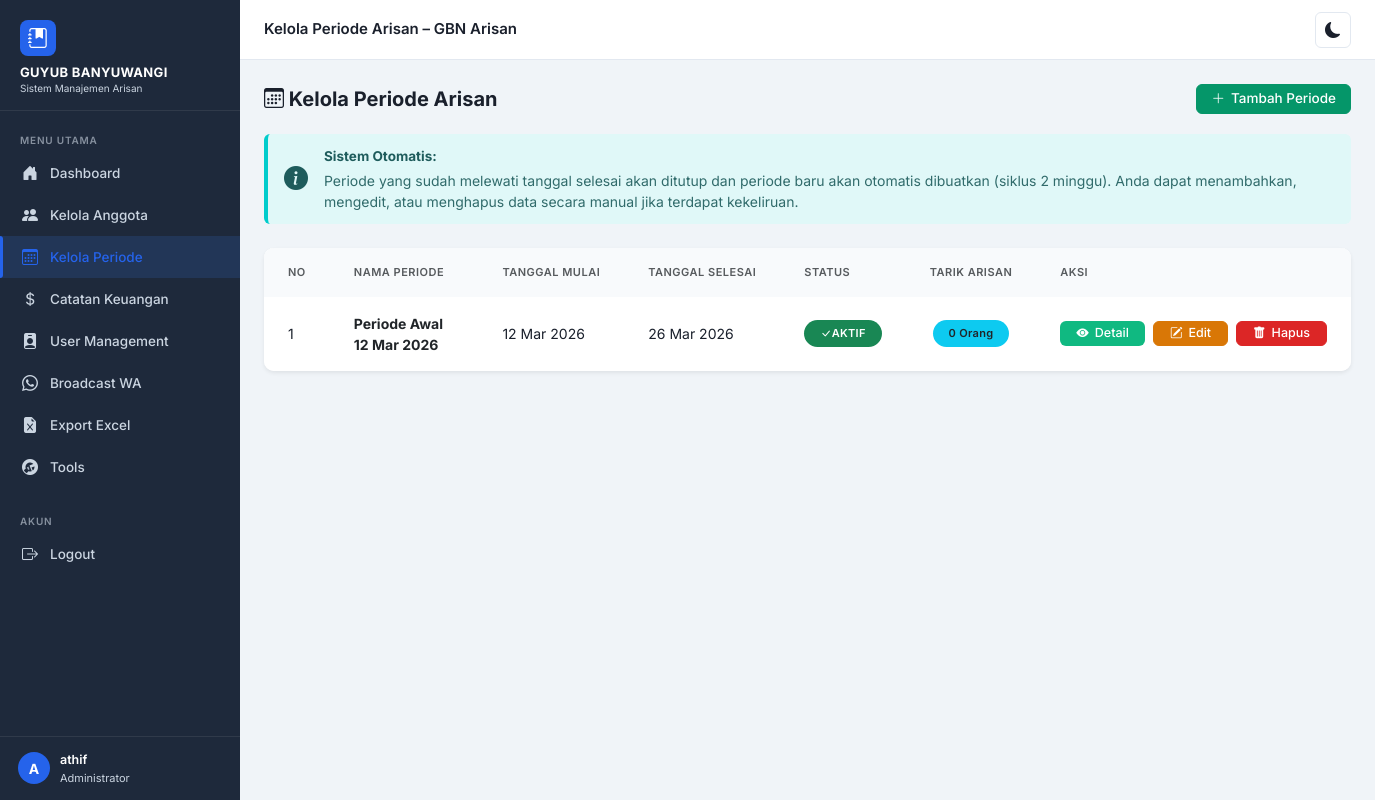
The app's page /periode.php (signed in) with its own data.
### tables this page shows
CREATE TABLE `periode` (
  `id` int(11) NOT NULL,
  `nama_periode` varchar(100) NOT NULL,
  `tanggal_mulai` date NOT NULL,
  `tanggal_selesai` date NOT NULL,
  `status` enum('aktif','selesai') NOT NULL DEFAULT 'aktif'
);

### periode.php (the view, shortened to what this page needs)
<?php
include 'config/koneksi.php';
include 'partials/header.php';
?>
<body class="app-wrapper">
    <?php include 'partials/navbar.php'; ?>
    <div class="page-header d-flex justify-content-between align-items-center flex-wrap gap-2">
        <div>
            <h1><i class="bi bi-calendar3"></i> Kelola Periode Arisan</h1>
        </div>
        <button class="btn btn-success" data-bs-toggle="modal" data-bs-target="#modalAdd">
            <i class="bi bi-plus-lg"></i> Tambah Periode
        </button>
    </div>
    <div class="alert alert-info d-flex align-items-center gap-3 mb-4"
        style="background-color: #e0f8f8; border: none; border-left: 4px solid #00cccc; color: #1e5c5c;">
        <div>
            <i class="bi bi-info-circle-fill fs-4"></i>
        </div>
        <div>
            <div class="fw-bold mb-1">Sistem Otomatis:</div>
            <div style="font-size: 14px; opacity: 0.9;">
                Periode yang sudah melewati tanggal selesai akan ditutup dan periode baru akan otomatis dibuatkan
                (siklus 2 minggu). Anda dapat menambahkan, mengedit, atau menghapus data secara manual jika terdapat
                kekeliruan.
            </div>
        </div>
    </div>
    <div class="card shadow-sm border-0">
        <div class="card-body-tight">
            <div class="table-container" style="border:none">
                <table class="data-table">
                    <thead class="bg-light">
                        <tr>
                            <th class="py-3 px-4 text-muted border-bottom-0">NO</th>
                            <th class="py-3 px-4 text-muted border-bottom-0">NAMA PERIODE</th>
                            <th class="py-3 px-4 text-muted border-bottom-0">TANGGAL MULAI</th>
                            <th class="py-3 px-4 text-muted border-bottom-0">TANGGAL SELESAI</th>
                            <th class="py-3 px-4 text-muted border-bottom-0">STATUS</th>
                            <th class="py-3 px-4 text-muted border-bottom-0 text-center">TARIK ARISAN</th>
                            <th class="py-3 px-4 text-muted border-bottom-0">AKSI</th>
                        </tr>
                    </thead>
                    <tbody>
                        <?php
                        $q = mysqli_query($koneksi, "
            SELECT p.*, (SELECT COUNT(id) FROM penarikan_arisan WHERE periode_id=p.id) as jml_tarik
            FROM periode p
            ORDER BY p.id DESC
          ");
                        $no = 1;
                        while ($p = mysqli_fetch_assoc($q)):
                            ?>
                            <tr>
                                <td class="px-4 py-3">
                                    <?= $no++ ?>
                                </td>
                                <td class="px-4 py-3 fw-bold text-dark">
                                    <?= htmlspecialchars($p['nama_periode']) ?>
                                </td>
                                <td class="px-4 py-3">
                                    <?= date('d M Y', strtotime($p['tanggal_mulai'])) ?>
                                </td>
                                <td class="px-4 py-3">
                                    <?= date('d M Y', strtotime($p['tanggal_selesai'])) ?>
                                </td>
                                <td class="px-4 py-3">
                                    <?php if ($p['status'] === 'aktif'): ?>
                                        <span class="badge bg-success px-3 py-2 rounded-pill"><i class="bi bi-check-lg"></i>
                                            AKTIF</span>
                                    <?php else: ?>
                                        <span class="badge bg-secondary px-3 py-2 rounded-pill">SELESAI</span>
                                    <?php endif; ?>
                                </td>
                                <td class="px-4 py-3 text-center">
                                    <span class="badge bg-info text-dark px-3 py-2 rounded-pill">
                                        <?= $p['jml_tarik'] ?> Orang
                                    </span>
                                </td>
                                <td class="px-4 py-3">
                                    <div class="d-flex gap-2">
                                        <a href="periode_detail.php?id=<?= $p['id'] ?>" class="btn btn-sm btn-success px-3"
                                            style="background-color: #10b981; border: none;">
                                            <i class="bi bi-eye-fill"></i> Detail
                                        </a>
                                        <button class="btn btn-sm btn-warning px-3" style="color: #fff;"
                                            data-bs-toggle="modal" data-bs-target="#modalEdit<?= $p['id'] ?>">
                                            <i class="bi bi-pencil-square"></i> Edit
                                        </button>
                                        <a href="?hapus=<?= $p['id'] ?>" class="btn btn-sm btn-danger px-3"
                                            onclick="return confirm('Hapus periode ini?')">
                                            <i class="bi bi-trash-fill"></i> Hapus
                                        </a>
                                    </div>
                                </td>
                            </tr>
                        <?php endwhile; ?>
                    </tbody>
                </table>
            </div>
        </div>
    </div>
    <?php include 'partials/footer.php'; ?>

### assets/css/theme.css (style rules this page uses)
:root { --bg: #f0f4f8; --surface: #ffffff; --surface-2: #f8fafc; --border: #e2e8f0; --text: #1a202c; --text-muted: #718096; --primary: #2563eb; --primary-h: #1d4ed8; --success: #059669; --danger: #dc2626; --warning: #d97706; --info: #0891b2; --sidebar-bg: #1e293b; --sidebar-text: #cbd5e1; --sidebar-active: #2563eb; --card-shadow: 0 1px 3px rgba(0, 0, 0, 0.1), 0 1px 2px rgba(0, 0, 0, 0.06); --card-shadow-hover: 0 4px 12px rgba(0, 0, 0, 0.15); --radius: 10px; --radius-sm: 6px; --transition: 0.25s ease; }
*, *::before, *::after { box-sizing: border-box; }
html { scroll-behavior: smooth; }
body { font-family: "Inter", -apple-system, BlinkMacSystemFont, sans-serif; font-size: 14px; background: var(--bg); color: var(--text); transition: background var(--transition), color var(--transition); min-height: 100vh; }
a { color: var(--primary); text-decoration: none; transition: color var(--transition); }
.app-wrapper { display: flex; min-height: 100vh; }
.card { background: var(--surface); border: 1px solid var(--border); border-radius: var(--radius); box-shadow: var(--card-shadow); transition: background var(--transition), border-color var(--transition), box-shadow var(--transition); }
.card-body-tight { padding: 0; }
.table-container { overflow-x: auto; border-radius: var(--radius); border: 1px solid var(--border); background: var(--surface); }
table.data-table { width: 100%; border-collapse: collapse; }
table.data-table thead tr th { background: var(--surface-2); color: var(--text-muted); font-size: 11px; font-weight: 600; text-transform: uppercase; letter-spacing: 0.5px; padding: 11px 14px; border-bottom: 1px solid var(--border); white-space: nowrap; }
table.data-table tbody tr td { padding: 11px 14px; border-bottom: 1px solid var(--border); color: var(--text); vertical-align: middle; }
table.data-table tbody tr:last-child td { border-bottom: none; }
.badge { display: inline-flex; align-items: center; padding: 3px 9px; border-radius: 99px; font-size: 11px; font-weight: 600; letter-spacing: 0.3px; }
.btn { display: inline-flex; align-items: center; justify-content: center; gap: 6px; padding: 7px 14px; font-size: 13.5px; font-weight: 500; border-radius: var(--radius-sm); border: 1px solid transparent; cursor: pointer; transition: background var(--transition), color var(--transition), border-color var(--transition), transform var(--transition); font-family: inherit; line-height: 1; text-decoration: none; }
.btn-success { background: var(--success); color: #fff; border-color: var(--success); }
.btn-danger { background: var(--danger); color: #fff; border-color: var(--danger); }
.btn-warning { background: var(--warning); color: #fff; border-color: var(--warning); }
.btn-sm { padding: 5px 10px; font-size: 12.5px; }
.alert { padding: 12px 16px; border-radius: var(--radius-sm); font-size: 13.5px; border: 1px solid transparent; display: flex; align-items: flex-start; gap: 10px; }
.alert-info { background: rgba(8, 145, 178, 0.1); border-color: rgba(8, 145, 178, 0.2); color: var(--info); }
.page-header { margin-bottom: 20px; }
.page-header h1 { font-size: 20px; font-weight: 700; color: var(--text); margin: 0; }
.flex-wrap { display: flex; flex-wrap: wrap; gap: 8px; }
.mb-1 { margin-bottom: 8px; }
.text-center { text-align: center; }
.fw-bold { font-weight: 700; }
.text-muted { color: var(--text-muted); }
.table-container { overflow-x: auto; -webkit-overflow-scrolling: touch; border-radius: var(--radius); border: 1px solid var(--border); background: var(--surface); scrollbar-width: thin; scrollbar-color: var(--border) transparent; }

### records on screen
periode: nama_periode "Periode Awal 12 Mar 2026", tanggal_mulai "12 Mar 2026", tanggal_selesai "26 Mar 2026", status "aktif" (drawn), jml_tarik "0"

### other values on screen
$item['label'] "Dashboard"
$item['label'] "Kelola Anggota"
$item['label'] "Kelola Periode"
$item['label'] "Catatan Keuangan"
$item['label'] "User Management"
$item['label'] "Broadcast WA"
$item['label'] "Export Excel"
$item['label'] "Tools"
substr($currentUser, 0, 1) "A"
$currentUser "athif"
$pageTitle "Kelola Periode Arisan – GBN Arisan"
